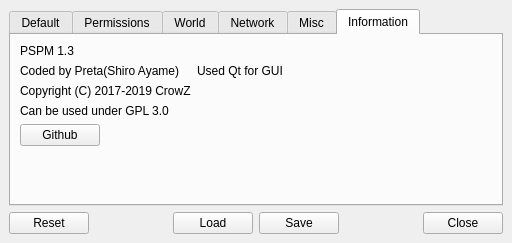
<?xml version="1.0" encoding="UTF-8"?>
<ui version="4.0">
 <class>MainWindow</class>
 <widget class="QMainWindow" name="MainWindow">
  <property name="geometry">
   <rect>
    <x>0</x>
    <y>0</y>
    <width>512</width>
    <height>243</height>
   </rect>
  </property>
  <property name="minimumSize">
   <size>
    <width>512</width>
    <height>243</height>
   </size>
  </property>
  <property name="maximumSize">
   <size>
    <width>512</width>
    <height>243</height>
   </size>
  </property>
  <property name="baseSize">
   <size>
    <width>512</width>
    <height>243</height>
   </size>
  </property>
  <property name="windowTitle">
   <string notr="true">Preta's server properties manager</string>
  </property>
  <property name="windowIcon">
   <iconset>
    <normaloff>assets/icon.png</normaloff>assets/icon.png</iconset>
  </property>
  <property name="autoFillBackground">
   <bool>false</bool>
  </property>
  <property name="locale">
   <locale language="English" country="UnitedStates"/>
  </property>
  <widget class="QWidget" name="MainWidget">
   <layout class="QGridLayout" name="gridLayout_6">
    <item row="0" column="0" colspan="6">
     <widget class="QTabWidget" name="tabs">
      <property name="baseSize">
       <size>
        <width>512</width>
        <height>256</height>
       </size>
      </property>
      <property name="currentIndex">
       <number>5</number>
      </property>
      <widget class="QWidget" name="defaultSetup">
       <attribute name="title">
        <string>Default</string>
       </attribute>
       <layout class="QGridLayout" name="gridLayout">
        <item row="3" column="5" colspan="2">
         <widget class="QSpinBox" name="maxTickTime">
          <property name="minimum">
           <number>-1</number>
          </property>
          <property name="maximum">
           <number>2147483647</number>
          </property>
          <property name="value">
           <number>60000</number>
          </property>
         </widget>
        </item>
        <item row="0" column="6">
         <widget class="QSpinBox" name="maxPlayers">
          <property name="minimum">
           <number>1</number>
          </property>
          <property name="maximum">
           <number>2147483647</number>
          </property>
          <property name="value">
           <number>20</number>
          </property>
         </widget>
        </item>
        <item row="3" column="3" colspan="2">
         <widget class="QLabel" name="LmaxTickTime">
          <property name="text">
           <string>Tick limit</string>
          </property>
          <property name="buddy">
           <cstring>maxTickTime</cstring>
          </property>
         </widget>
        </item>
        <item row="0" column="1" colspan="2">
         <widget class="QSlider" name="difficulty">
          <property name="maximum">
           <number>3</number>
          </property>
          <property name="pageStep">
           <number>1</number>
          </property>
          <property name="value">
           <number>1</number>
          </property>
          <property name="sliderPosition">
           <number>1</number>
          </property>
          <property name="tracking">
           <bool>true</bool>
          </property>
          <property name="orientation">
           <enum>Qt::Horizontal</enum>
          </property>
          <property name="invertedAppearance">
           <bool>false</bool>
          </property>
          <property name="invertedControls">
           <bool>false</bool>
          </property>
          <property name="tickPosition">
           <enum>QSlider::TicksBelow</enum>
          </property>
         </widget>
        </item>
        <item row="1" column="3">
         <widget class="QCheckBox" name="forceGamemode">
          <property name="text">
           <string>Forced</string>
          </property>
         </widget>
        </item>
        <item row="1" column="0">
         <widget class="QLabel" name="Lgamemode">
          <property name="text">
           <string>Gamemode</string>
          </property>
          <property name="buddy">
           <cstring>gamemode</cstring>
          </property>
         </widget>
        </item>
        <item row="1" column="6">
         <widget class="QCheckBox" name="hardcore">
          <property name="text">
           <string>Hardcore</string>
          </property>
         </widget>
        </item>
        <item row="2" column="0">
         <widget class="QCheckBox" name="enableCommandBlock">
          <property name="text">
           <string>Command Blocks</string>
          </property>
         </widget>
        </item>
        <item row="2" column="1">
         <widget class="QCheckBox" name="whitelist">
          <property name="text">
           <string>Whitelist</string>
          </property>
         </widget>
        </item>
        <item row="2" column="6">
         <widget class="QCheckBox" name="onlineMode">
          <property name="text">
           <string>Online</string>
          </property>
          <property name="checked">
           <bool>true</bool>
          </property>
         </widget>
        </item>
        <item row="4" column="0">
         <widget class="QLabel" name="Lmotd">
          <property name="text">
           <string>MOTD</string>
          </property>
          <property name="buddy">
           <cstring>motd</cstring>
          </property>
         </widget>
        </item>
        <item row="0" column="0">
         <widget class="QLabel" name="Ldifficulty">
          <property name="text">
           <string>Difficulty</string>
          </property>
          <property name="buddy">
           <cstring>difficulty</cstring>
          </property>
         </widget>
        </item>
        <item row="3" column="1">
         <widget class="QLabel" name="LplayerIdleTimeout">
          <property name="text">
           <string>Timeout</string>
          </property>
          <property name="buddy">
           <cstring>playerIdleTimeout</cstring>
          </property>
         </widget>
        </item>
        <item row="3" column="2">
         <widget class="QSpinBox" name="playerIdleTimeout">
          <property name="maximum">
           <number>2147483647</number>
          </property>
          <property name="value">
           <number>0</number>
          </property>
         </widget>
        </item>
        <item row="0" column="3" colspan="3">
         <widget class="QLabel" name="LmaxPlayers">
          <property name="text">
           <string>Max Players</string>
          </property>
          <property name="buddy">
           <cstring>maxPlayers</cstring>
          </property>
         </widget>
        </item>
        <item row="2" column="2" colspan="2">
         <widget class="QCheckBox" name="enforceWhitelist">
          <property name="text">
           <string>Enforce Whitelist</string>
          </property>
         </widget>
        </item>
        <item row="1" column="1" colspan="2">
         <widget class="QSlider" name="gamemode">
          <property name="maximum">
           <number>3</number>
          </property>
          <property name="pageStep">
           <number>1</number>
          </property>
          <property name="orientation">
           <enum>Qt::Horizontal</enum>
          </property>
          <property name="tickPosition">
           <enum>QSlider::TicksBelow</enum>
          </property>
         </widget>
        </item>
        <item row="4" column="1" colspan="6">
         <widget class="QPlainTextEdit" name="motd">
          <property name="plainText">
           <string notr="true">A Minecraft Server</string>
          </property>
         </widget>
        </item>
       </layout>
      </widget>
      <widget class="QWidget" name="permissions">
       <attribute name="title">
        <string>Permissions</string>
       </attribute>
       <layout class="QGridLayout" name="gridLayout_2">
        <item row="0" column="0" colspan="2">
         <widget class="QCheckBox" name="allowFlight">
          <property name="text">
           <string>Allow Flight</string>
          </property>
         </widget>
        </item>
        <item row="0" column="2">
         <widget class="QCheckBox" name="pvp">
          <property name="text">
           <string>Allow PVP</string>
          </property>
          <property name="checked">
           <bool>true</bool>
          </property>
         </widget>
        </item>
        <item row="0" column="3">
         <widget class="QLabel" name="LmaxWorldSize">
          <property name="text">
           <string>Max Size</string>
          </property>
          <property name="buddy">
           <cstring>maxWorldSize</cstring>
          </property>
         </widget>
        </item>
        <item row="0" column="4">
         <widget class="QSpinBox" name="maxWorldSize">
          <property name="minimum">
           <number>1</number>
          </property>
          <property name="maximum">
           <number>29999984</number>
          </property>
          <property name="value">
           <number>29999984</number>
          </property>
         </widget>
        </item>
        <item row="2" column="0">
         <widget class="QLabel" name="LopPermissionLevel">
          <property name="text">
           <string>OP Level</string>
          </property>
          <property name="buddy">
           <cstring>opPermissionLevel</cstring>
          </property>
         </widget>
        </item>
        <item row="1" column="0" colspan="2">
         <widget class="QCheckBox" name="allowNether">
          <property name="text">
           <string>Allow Nether</string>
          </property>
          <property name="checked">
           <bool>true</bool>
          </property>
         </widget>
        </item>
        <item row="2" column="1" colspan="2">
         <widget class="QSlider" name="opPermissionLevel">
          <property name="minimum">
           <number>1</number>
          </property>
          <property name="maximum">
           <number>4</number>
          </property>
          <property name="pageStep">
           <number>1</number>
          </property>
          <property name="value">
           <number>4</number>
          </property>
          <property name="orientation">
           <enum>Qt::Horizontal</enum>
          </property>
          <property name="tickPosition">
           <enum>QSlider::TicksBelow</enum>
          </property>
         </widget>
        </item>
        <item row="3" column="0">
         <spacer name="spacePerm">
          <property name="orientation">
           <enum>Qt::Vertical</enum>
          </property>
          <property name="sizeHint" stdset="0">
           <size>
            <width>20</width>
            <height>40</height>
           </size>
          </property>
         </spacer>
        </item>
       </layout>
      </widget>
      <widget class="QWidget" name="world">
       <attribute name="title">
        <string>World</string>
       </attribute>
       <layout class="QGridLayout" name="gridLayout_3">
        <item row="0" column="0">
         <widget class="QLabel" name="LlevelName">
          <property name="text">
           <string>Name</string>
          </property>
          <property name="buddy">
           <cstring>levelName</cstring>
          </property>
         </widget>
        </item>
        <item row="0" column="1" colspan="3">
         <widget class="QLineEdit" name="levelName">
          <property name="text">
           <string notr="true">world</string>
          </property>
         </widget>
        </item>
        <item row="0" column="5">
         <widget class="QLabel" name="LlevelType">
          <property name="text">
           <string>Type</string>
          </property>
          <property name="buddy">
           <cstring>levelType</cstring>
          </property>
         </widget>
        </item>
        <item row="0" column="6">
         <widget class="QComboBox" name="levelType">
          <item>
           <property name="text">
            <string>Default</string>
           </property>
          </item>
          <item>
           <property name="text">
            <string>Flat</string>
           </property>
          </item>
          <item>
           <property name="text">
            <string>Large Biomes</string>
           </property>
          </item>
          <item>
           <property name="text">
            <string>Amplified</string>
           </property>
          </item>
          <item>
           <property name="text">
            <string>Buffet</string>
           </property>
          </item>
         </widget>
        </item>
        <item row="1" column="0">
         <widget class="QLabel" name="LlevelSeed">
          <property name="text">
           <string>Seed</string>
          </property>
          <property name="buddy">
           <cstring>levelSeed</cstring>
          </property>
         </widget>
        </item>
        <item row="1" column="1" colspan="3">
         <widget class="QLineEdit" name="levelSeed"/>
        </item>
        <item row="1" column="5">
         <widget class="QLabel" name="LmaxBuildHeight">
          <property name="text">
           <string>Max height</string>
          </property>
          <property name="buddy">
           <cstring>maxBuildHeight</cstring>
          </property>
         </widget>
        </item>
        <item row="1" column="6">
         <widget class="QSpinBox" name="maxBuildHeight">
          <property name="minimum">
           <number>0</number>
          </property>
          <property name="maximum">
           <number>256</number>
          </property>
          <property name="value">
           <number>256</number>
          </property>
         </widget>
        </item>
        <item row="2" column="0" colspan="3">
         <widget class="QLabel" name="LgeneratorSettings">
          <property name="text">
           <string>Generator Settings</string>
          </property>
          <property name="buddy">
           <cstring>generatorSettings</cstring>
          </property>
         </widget>
        </item>
        <item row="2" column="3" colspan="2">
         <widget class="QLineEdit" name="generatorSettings"/>
        </item>
        <item row="2" column="5">
         <widget class="QLabel" name="LspawnProtection">
          <property name="text">
           <string>Protection</string>
          </property>
          <property name="buddy">
           <cstring>spawnProtection</cstring>
          </property>
         </widget>
        </item>
        <item row="2" column="6">
         <widget class="QSpinBox" name="spawnProtection">
          <property name="minimum">
           <number>1</number>
          </property>
          <property name="maximum">
           <number>2147483647</number>
          </property>
          <property name="value">
           <number>16</number>
          </property>
         </widget>
        </item>
        <item row="3" column="0" colspan="2">
         <widget class="QCheckBox" name="generateStructures">
          <property name="text">
           <string>Structures</string>
          </property>
          <property name="checked">
           <bool>true</bool>
          </property>
         </widget>
        </item>
        <item row="4" column="0" colspan="2">
         <widget class="QCheckBox" name="spawnAnimals">
          <property name="text">
           <string>Animals</string>
          </property>
          <property name="checked">
           <bool>true</bool>
          </property>
         </widget>
        </item>
        <item row="4" column="2" colspan="2">
         <widget class="QCheckBox" name="spawnMonsters">
          <property name="text">
           <string>Monsters</string>
          </property>
          <property name="checked">
           <bool>true</bool>
          </property>
         </widget>
        </item>
        <item row="4" column="4">
         <widget class="QCheckBox" name="spawnNpcs">
          <property name="text">
           <string>NPC</string>
          </property>
          <property name="checked">
           <bool>true</bool>
          </property>
         </widget>
        </item>
        <item row="5" column="0">
         <spacer name="spaceWorld">
          <property name="orientation">
           <enum>Qt::Vertical</enum>
          </property>
          <property name="sizeHint" stdset="0">
           <size>
            <width>20</width>
            <height>40</height>
           </size>
          </property>
         </spacer>
        </item>
       </layout>
      </widget>
      <widget class="QWidget" name="network">
       <attribute name="title">
        <string>Network</string>
       </attribute>
       <layout class="QGridLayout" name="gridLayout_4">
        <item row="0" column="0">
         <widget class="QLabel" name="LserverIp">
          <property name="text">
           <string>IP</string>
          </property>
          <property name="buddy">
           <cstring>serverIp</cstring>
          </property>
         </widget>
        </item>
        <item row="0" column="1" colspan="3">
         <widget class="QLineEdit" name="serverIp"/>
        </item>
        <item row="0" column="5">
         <widget class="QSpinBox" name="serverPort">
          <property name="minimum">
           <number>1</number>
          </property>
          <property name="maximum">
           <number>65534</number>
          </property>
          <property name="value">
           <number>25565</number>
          </property>
         </widget>
        </item>
        <item row="0" column="6">
         <widget class="QLabel" name="LviewDistance">
          <property name="text">
           <string>View distance</string>
          </property>
          <property name="buddy">
           <cstring>viewDistance</cstring>
          </property>
         </widget>
        </item>
        <item row="0" column="4">
         <widget class="QLabel" name="LserverPort">
          <property name="text">
           <string>Port</string>
          </property>
          <property name="buddy">
           <cstring>serverPort</cstring>
          </property>
         </widget>
        </item>
        <item row="1" column="0" colspan="2">
         <widget class="QLabel" name="LnetworkCompressionThreshold">
          <property name="text">
           <string>Compression</string>
          </property>
          <property name="buddy">
           <cstring>networkCompressionThreshold</cstring>
          </property>
         </widget>
        </item>
        <item row="1" column="2" colspan="2">
         <widget class="QSpinBox" name="networkCompressionThreshold">
          <property name="minimum">
           <number>-1</number>
          </property>
          <property name="maximum">
           <number>2147483647</number>
          </property>
          <property name="value">
           <number>256</number>
          </property>
         </widget>
        </item>
        <item row="1" column="6" colspan="2">
         <widget class="QCheckBox" name="nativeTransport">
          <property name="text">
           <string>Native Transport</string>
          </property>
          <property name="checked">
           <bool>true</bool>
          </property>
         </widget>
        </item>
        <item row="0" column="7">
         <widget class="QSpinBox" name="viewDistance">
          <property name="minimum">
           <number>2</number>
          </property>
          <property name="maximum">
           <number>32</number>
          </property>
          <property name="value">
           <number>10</number>
          </property>
         </widget>
        </item>
        <item row="1" column="4" colspan="2">
         <widget class="QCheckBox" name="preventProxyConnections">
          <property name="text">
           <string>Allow Proxy</string>
          </property>
         </widget>
        </item>
        <item row="3" column="0">
         <widget class="QLabel" name="LqueryPort">
          <property name="text">
           <string>Port</string>
          </property>
          <property name="buddy">
           <cstring>queryPort</cstring>
          </property>
         </widget>
        </item>
        <item row="4" column="0" colspan="2">
         <widget class="QCheckBox" name="enableRcon">
          <property name="text">
           <string>Enable RCON</string>
          </property>
         </widget>
        </item>
        <item row="2" column="0" colspan="2">
         <widget class="QCheckBox" name="enableQuery">
          <property name="text">
           <string>Enable Query</string>
          </property>
         </widget>
        </item>
        <item row="3" column="1" colspan="2">
         <widget class="QSpinBox" name="queryPort">
          <property name="minimum">
           <number>1</number>
          </property>
          <property name="maximum">
           <number>65534</number>
          </property>
          <property name="value">
           <number>25565</number>
          </property>
         </widget>
        </item>
        <item row="5" column="0">
         <widget class="QLabel" name="LrconPort">
          <property name="text">
           <string>Port</string>
          </property>
          <property name="buddy">
           <cstring>rconPort</cstring>
          </property>
         </widget>
        </item>
        <item row="5" column="3" colspan="2">
         <widget class="QLabel" name="LrconPassword">
          <property name="text">
           <string>Password</string>
          </property>
          <property name="buddy">
           <cstring>rconPassword</cstring>
          </property>
         </widget>
        </item>
        <item row="5" column="5" colspan="2">
         <widget class="QLineEdit" name="rconPassword"/>
        </item>
        <item row="5" column="1" colspan="2">
         <widget class="QSpinBox" name="rconPort">
          <property name="minimum">
           <number>1</number>
          </property>
          <property name="maximum">
           <number>65534</number>
          </property>
          <property name="value">
           <number>25575</number>
          </property>
         </widget>
        </item>
        <item row="6" column="1">
         <spacer name="spaceNetwork">
          <property name="orientation">
           <enum>Qt::Vertical</enum>
          </property>
          <property name="sizeHint" stdset="0">
           <size>
            <width>20</width>
            <height>40</height>
           </size>
          </property>
         </spacer>
        </item>
       </layout>
      </widget>
      <widget class="QWidget" name="misc">
       <attribute name="title">
        <string>Misc</string>
       </attribute>
       <layout class="QGridLayout" name="gridLayout_5">
        <item row="1" column="0">
         <widget class="QLabel" name="LresourcePackSha1">
          <property name="text">
           <string>sha1</string>
          </property>
          <property name="buddy">
           <cstring>resourcePackSha1</cstring>
          </property>
         </widget>
        </item>
        <item row="0" column="1">
         <widget class="QLineEdit" name="resourcePack"/>
        </item>
        <item row="0" column="0">
         <widget class="QLabel" name="LresourcePack">
          <property name="text">
           <string>Resource Pack</string>
          </property>
          <property name="buddy">
           <cstring>resourcePack</cstring>
          </property>
         </widget>
        </item>
        <item row="1" column="1">
         <widget class="QLineEdit" name="resourcePackSha1">
          <property name="text">
           <string/>
          </property>
         </widget>
        </item>
        <item row="2" column="0">
         <widget class="QCheckBox" name="snooperEnabled">
          <property name="text">
           <string>Snooper</string>
          </property>
          <property name="checked">
           <bool>true</bool>
          </property>
         </widget>
        </item>
        <item row="3" column="0">
         <spacer name="spaceMisc">
          <property name="orientation">
           <enum>Qt::Vertical</enum>
          </property>
          <property name="sizeHint" stdset="0">
           <size>
            <width>20</width>
            <height>40</height>
           </size>
          </property>
         </spacer>
        </item>
       </layout>
      </widget>
      <widget class="QWidget" name="credits">
       <attribute name="title">
        <string>Information</string>
       </attribute>
       <layout class="QFormLayout" name="formLayout">
        <item row="0" column="0">
         <widget class="QLabel" name="nameV">
          <property name="text">
           <string notr="true">PSPM 1.3</string>
          </property>
         </widget>
        </item>
        <item row="1" column="0">
         <widget class="QLabel" name="coded">
          <property name="text">
           <string>Coded by Preta(Shiro Ayame)</string>
          </property>
         </widget>
        </item>
        <item row="1" column="1">
         <widget class="QLabel" name="qt">
          <property name="text">
           <string>Used Qt for GUI</string>
          </property>
         </widget>
        </item>
        <item row="2" column="0">
         <widget class="QLabel" name="copyright">
          <property name="text">
           <string>Copyright (C) 2017-2019 CrowZ</string>
          </property>
         </widget>
        </item>
        <item row="3" column="0">
         <widget class="QLabel" name="gpl">
          <property name="text">
           <string>Can be used under GPL 3.0</string>
          </property>
         </widget>
        </item>
        <item row="4" column="0">
         <widget class="QPushButton" name="gitBtn">
          <property name="text">
           <string>Github</string>
          </property>
         </widget>
        </item>
       </layout>
      </widget>
     </widget>
    </item>
    <item row="1" column="0">
     <widget class="QPushButton" name="resetBtn">
      <property name="text">
       <string>Reset</string>
      </property>
     </widget>
    </item>
    <item row="1" column="1">
     <spacer name="spaceRL">
      <property name="orientation">
       <enum>Qt::Horizontal</enum>
      </property>
      <property name="sizeHint" stdset="0">
       <size>
        <width>40</width>
        <height>20</height>
       </size>
      </property>
     </spacer>
    </item>
    <item row="1" column="2">
     <widget class="QPushButton" name="loadBtn">
      <property name="text">
       <string>Load</string>
      </property>
     </widget>
    </item>
    <item row="1" column="3">
     <widget class="QPushButton" name="saveBtn">
      <property name="text">
       <string>Save</string>
      </property>
     </widget>
    </item>
    <item row="1" column="4">
     <spacer name="spaceSC">
      <property name="orientation">
       <enum>Qt::Horizontal</enum>
      </property>
      <property name="sizeHint" stdset="0">
       <size>
        <width>40</width>
        <height>20</height>
       </size>
      </property>
     </spacer>
    </item>
    <item row="1" column="5">
     <widget class="QPushButton" name="closeBtn">
      <property name="text">
       <string>Close</string>
      </property>
     </widget>
    </item>
   </layout>
  </widget>
 </widget>
 <tabstops>
  <tabstop>allowFlight</tabstop>
  <tabstop>allowNether</tabstop>
  <tabstop>tabs</tabstop>
 </tabstops>
 <resources/>
 <connections/>
</ui>
